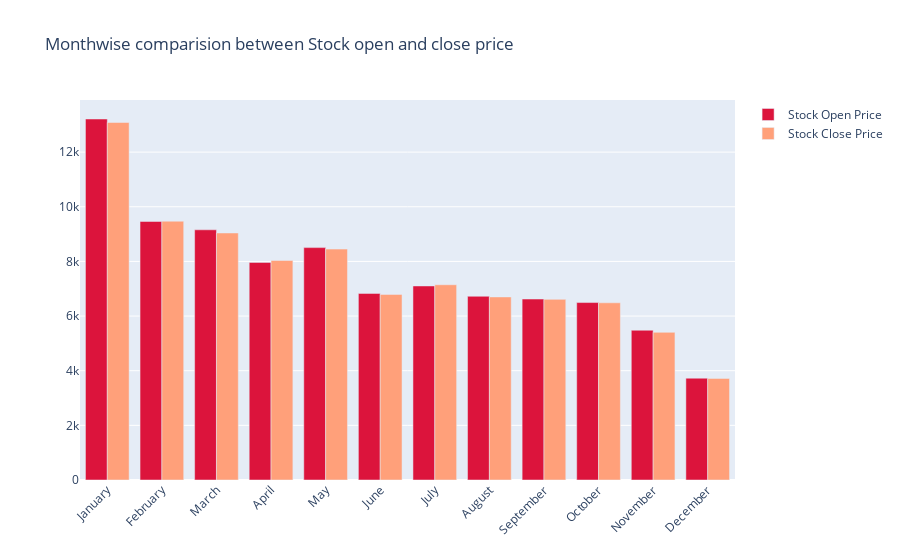

Source (notebook cell):
### Code cell
fig = go.Figure()

fig.add_trace(go.Bar(
    x = months_18.index,
    y = months_18['Open'],
    name= 'Stock Open Price',
    marker_color='crimson'
))

fig.add_trace(go.Bar(
    x=months_18.index,
    y=months_18['Close'],
    name = 'Stock Close Price',
    marker_color='lightsalmon'
))

fig.update_layout(barmode= 'group', xaxis_tickangle =-45,
                  title = 'Monthwise comparision between Stock open and close price')

fig.show()

### Figure 1 — Plotly figure (JSON) as saved in the notebook; plotly's stock layout.template omitted (floating-point values rounded to 4 significant figures)
{"data": [{"marker": {"color": "crimson"}, "name": "Stock Open Price", "type": "bar", "x": ["January", "February", "March", "April", "May", "June", "July", "August", "September", "October", "November", "December"], "y": [13210.0, 9462.0, 9157.0, 7964.0, 8505.0, 6829.0, 7101.0, 6724.0, 6623.0, 6494.0, 5482.0, 3726.0]}, {"marker": {"color": "lightsalmon"}, "name": "Stock Close Price", "type": "bar", "x": ["January", "February", "March", "April", "May", "June", "July", "August", "September", "October", "November", "December"], "y": [13090.0, 9472.0, 9041.0, 8034.0, 8451.0, 6794.0, 7146.0, 6700.0, 6611.0, 6485.0, 5404.0, 3717.0]}], "layout": {"barmode": "group", "title": {"text": "Monthwise comparision between Stock open and close price"}, "xaxis": {"tickangle": -45}}}
